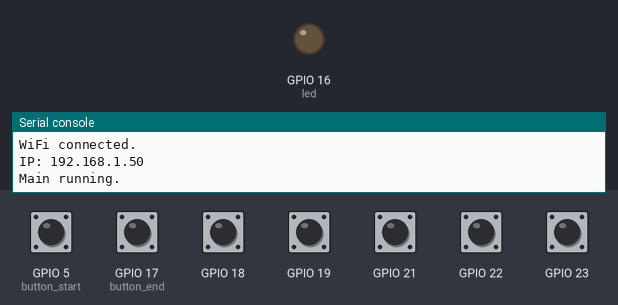
The program below on a simulated ESP32 board running MicroPython. On the bench: output pins drawn as LEDs (lit = HIGH), the last lines printed to the serial console. Inputs (shaded band) come from the test bench; at power-on: GPIO 5 (button_start), GPIO 17 (button_end), GPIO 18, GPIO 19, GPIO 21–23 HIGH. WiFi joins after 1.5 s; no MQTT or app messages arrive unless stated; library files of the repository ran but are not shown: 1 file(s).

Above: at 11.3 s.
11.4 s: GPIO 5 (button_start) pulled LOW for 0.15 s
At 12.3 s:
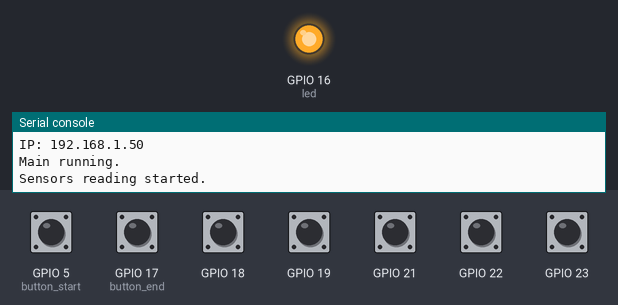
13.0 s: GPIO 17 (button_end) pulled LOW for 0.15 s
At 13.5 s:
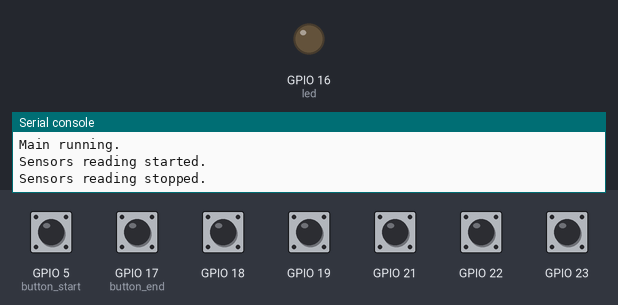
14.6 s: GPIO 5 (button_start) pulled LOW for 1 s
At 15.9 s:
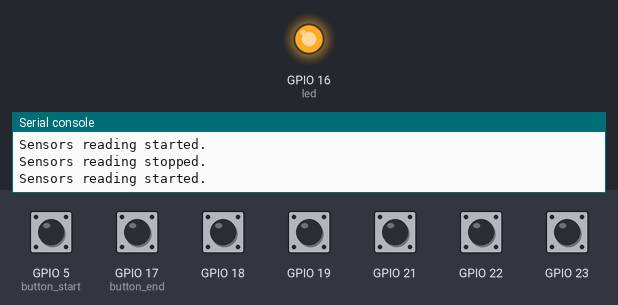
17.1 s: GPIO 17 (button_end) pulled LOW for 1 s
At 17.8 s:
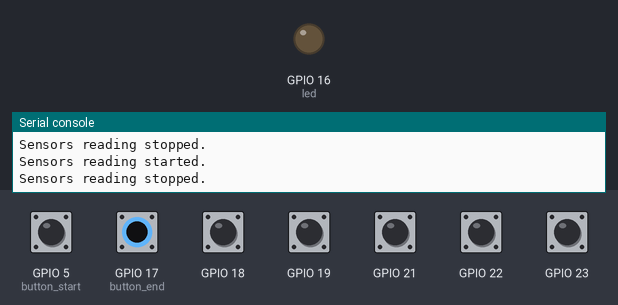
Timing chart, 0 to 20.1 s (numbered marks = the images above; inputs shaded):
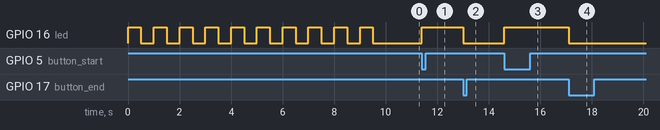

The program:

main.py
```python
from machine import Pin, ADC
import utime, time
import config
import network
from umqtt.simple import MQTTClient
import json

# Global variables

pressure_sensors_connected = 1
flow_sensors_connected = 0

is_reading_sensors = False  # True when green button is pressed | False when red button is pressed
interval = 60000  # Interval for measuring sensors
previous_millis = 0  # Variable to measure at certain intervals
button_start_pressed_time = 0
button_end_pressed_time = 0
BUTTON_PRESS_DURATION = 3000  # Duration in milliseconds for button press to be considered valid


# Constants for ADC channels
PRESSURE_CHANNELS = [config.pressure_1, config.pressure_2, config.pressure_3, config.pressure_4, config.pressure_5]

# Constants for Digital channels
FLOW_CHANNELS = [config.flow_1, config.flow_2, config.flow_3, config.flow_4, config.flow_5]

flow_count = [0] * 5  # Counters for flow sensors

# Constants for offsets
OFFSETS = [0.4563809, 0, 0, 0, 0]

# Variables to keep the lowest voltage measured from each pressure sensor
lowest_voltages = [1] * 5

calibration_factors = [0, 0, 0, 0, 0]  # Calibration factors for flow sensors
total_liters = [0.0] * 5  # Amount of water that went by each flow sensor

# Mode: reversed (x,y = y,x) analysis
# Polynomial degree 9, 17 x,y data pairs.
# Correlation coefficient = 0.9989626481959121
# Standard error = 0.01633840782839662

# Output form: Python function:
# Coefficients for retrieving correct voltage from ADC conversion
PRESSURE_COEFFICIENTS = [
     4.1430779062682901e-002,
     1.1267234164934186e-003,
    -3.3448588314172105e-006,
     6.4945160901450140e-009,
    -6.8647362384291617e-012,
     4.2762572403803007e-015,
    -1.6136004263220210e-018,
     3.6240521930679960e-022,
    -4.4559540640740166e-026,
     2.3084870973993295e-030
]

# WiFi credentials
WIFI_SSID = 'vitens-rpi-ap'
WIFI_PASSWORD = 'vitensproject'

# MQTT broker information
MQTT_BROKER = '192.168.2.1'
MQTT_PORT = 1883
MQTT_TOPIC_FLOW = 'flow_data'
MQTT_TOPIC_PRESSURE = 'pressure_data'

# Initialize WiFi connection
def connect_wifi():
    wlan = network.WLAN(network.STA_IF)
    if not wlan.isconnected():
        print('Connecting to WiFi...')
        wlan.active(True)
        wlan.connect(WIFI_SSID, WIFI_PASSWORD)

        # Blink LED while attempting to connect
        for _ in range(10):
            Pin(config.led_pin, Pin.OUT).on()
            utime.sleep_ms(500)
            Pin(config.led_pin, Pin.OUT).off()
            utime.sleep_ms(500)

        while not wlan.isconnected():
            pass

        print('WiFi connected.')
        ip_address = wlan.ifconfig()[0]
        print("IP:", ip_address)
        return wlan

# Initialize MQTT client
def connect_mqtt():
    global led, mqtt_client

    led_blink_interval = 500  # milliseconds

    try:
        mqtt_client = MQTTClient('esp32_2', MQTT_BROKER, port=MQTT_PORT)
        mqtt_client.connect()
        led_blinking = False  # Stop blinking when the connection is established
        led.off()  # Turn off the LED
        return mqtt_client
    except OSError as e:
        if led_blinking:
            # Knipper de LED om aan te geven dat er een verbindingspoging bezig is
            led.value(not led.value())  # Wissel de LED-status om
            utime.sleep_ms(led_blink_interval)
        print(f"MQTT Connection Error: {e}")
        return None
    finally:
        if led_blinking:
            # Zet de LED uit na de verbindingspoging
            led.value(0)

# Publish data to MQTT topics
def publish_mqtt(client, topic, data):
    print (client,topic,data)
    client.publish(topic, data)

# Function to perform multisampling, exclude extreme values, and return the averaged ADC value
def multisample_adc(adc, num_samples=64):
    values = []

    for _ in range(num_samples):
        value = adc.read()
        values.append(value)
        time.sleep_ms(10)  # Add a small delay between readings to reduce noise

    # Exclude top and bottom 5% of values
    values.sort()
    num_excluded = int(num_samples * 0.05)
    trimmed_values = values[num_excluded:-num_excluded]

    averaged_value = sum(trimmed_values) // len(trimmed_values)
    return averaged_value

# Flow sensor interrupt handlers
def flow_sensor_interrupt(pin, sensor_index):
    global flow_count
    flow_count[sensor_index] += 1

# Function to initialize hardware components
def setup():
    global led, adc_sensors, is_reading_sensors, relay

    # Set button pins as inputs with interrupts
    button_start = Pin(config.button_start_pin, Pin.IN, Pin.PULL_UP)
    button_start.irq(trigger=Pin.IRQ_FALLING, handler=button_start_interrupt)

    button_end = Pin(config.button_end_pin, Pin.IN, Pin.PULL_UP)
    button_end.irq(trigger=Pin.IRQ_FALLING, handler=button_end_interrupt)

    # Set up ADC pins for pressure sensors
    adc_sensors = [ADC(Pin(channel)) for channel in PRESSURE_CHANNELS]
    for adc in adc_sensors:
        adc.atten(ADC.ATTN_0DB)
        adc.width(ADC.WIDTH_12BIT)

    # Set up flow sensor pins and interrupt handlers
    for i, flow_pin in enumerate(FLOW_CHANNELS):
        flow_sensor = Pin(flow_pin, Pin.IN)
        flow_sensor.irq(trigger=Pin.IRQ_FALLING, handler=lambda p, idx=i: flow_sensor_interrupt(p, idx))

    # Set LED pin as output
    led = Pin(config.led_pin, Pin.OUT)

# Function to handle polynomial regression calculation
def regress(x, coefficients):
    t = 1
    r = 0
    for c in coefficients:
        r += c * t
        t *= x
    return r

# Function to handle interrupt for the start button
def button_start_interrupt(pin):
    global is_reading_sensors, button_start_pressed_time

    if utime.ticks_diff(utime.ticks_ms(), button_start_pressed_time) >= BUTTON_PRESS_DURATION:
        if not is_reading_sensors:
            # Turn on the LED
            led.on()

            # Start reading the sensors
            is_reading_sensors = True
            print("Sensors reading started.")

# Function to handle interrupt for the end button
def button_end_interrupt(pin):
    global is_reading_sensors, button_end_pressed_time

    if utime.ticks_diff(utime.ticks_ms(), button_end_pressed_time) >= BUTTON_PRESS_DURATION:
        if is_reading_sensors:
            # Turn off the LED
            led.off()

            # Stop reading the sensors
            is_reading_sensors = False
            print("Sensors reading stopped.")

# Main function
def main():
    global is_reading_sensors, interval, previous_millis, flow_count, OFFSETS, lowest_voltages, calibration_factors, total_liters, pressure_sensors_connected, flow_sensors_connected

    try:
        # Initialize WiFi connection at the beginning
        wlan = connect_wifi()

        # Attempt to connect to MQTT
        mqtt_client = connect_mqtt()

        if mqtt_client is None:
            print("MQTT connection failed. Measurements will be taken, but data won't be sent to MQTT.")

        print("Main running.")
        while True:
            if is_reading_sensors:
                current_millis = utime.ticks_ms()
                if utime.ticks_diff(current_millis, previous_millis) >= interval:
                    previous_millis = current_millis

                    # Lists to accumulate data for each sensor type
                    sensor_data_array = []

                    # Calculate flow rates and total liters for each flow sensor
                    for i, count in enumerate(flow_count):
                        if (i < flow_sensors_connected):
                            flow_rate = (count / calibration_factors[i]) * (60000 / interval)
                            total_liters[i] += (flow_rate / (60000 / interval))

                            # Append flow sensor data to the array
                            flow_data = {
                                "Sensor": i + 6,
                                "Type": 0,
                                "Layer": 1 if i <= 1 else 0,
                                "FlowRate": round((flow_rate if flow_rate <= flow_count[0] else flow_count[0]),2),
                                "TotalLiters": round(total_liters[i],2)
                            }
                            sensor_data_array.append(flow_data)
                            flow_count[i] = 0  # Reset flow counter for the next interval

                    # Loop through each pressure sensor
                    for i, adc_sensor in enumerate(adc_sensors):
                        if (i < pressure_sensors_connected):
                            # Perform multisampling and calculate voltage value
                            average_adc_value = multisample_adc(adc_sensor)
                            voltage_value = regress(average_adc_value, PRESSURE_COEFFICIENTS)

                            # Update lowest voltage
                            lowest_voltages[i] = min(lowest_voltages[i], voltage_value)

                            # Calculate pressure
                            pressure = ((voltage_value - OFFSETS[i]) * 400 / 100)  # 250 for measuring till 1Mpa | 400 for measurements till 1.6Mpa

                            # Append pressure sensor data to the array
                            pressure_data = {
                                "Sensor": i + 6,
                                "Type": 1,
                                "Layer": 1 if i <= 1 else 0,
                                "ExpectedVoltage": voltage_value,
                                "LowestVoltage": lowest_voltages[i],
                                "CalculatedPressure": round((pressure if pressure >= 0 else 0),2)
                            }
                            sensor_data_array.append(pressure_data)

                        # Print lowest_voltages
                    print(lowest_voltages)

                    # Print accumulated data for each sensor
                    # for sensor_data in sensor_data_array:
                        # print(json.dumps(sensor_data))

                        # Publish sensor data to MQTT if the client is available
                    if mqtt_client:
                        mqtt_data = json.dumps(sensor_data_array)
                        publish_mqtt(mqtt_client, MQTT_TOPIC_PRESSURE, mqtt_data)
                        print("MQTT Message has been send")

                    print(" ")

    except Exception as e:
        print(f"An error occurred: {e}")
        print("Sensor readings will continue, but data won't be sent to MQTT.")


# Run the main function if this script is executed directly
if __name__ == "__main__":
    setup()
    main()
```

config.py
```python
# Define the pin numbers
button_start_pin = 5  # GPIO5
button_end_pin = 17 #GPIO 17
led_pin = 16  # GPIO16
relay_pin = 33 #GPIO33

pressure_1 = 36 #GPIO36
pressure_2 = 39 #GPIO39
pressure_3 = 34 #GPIO34
pressure_4 = 35 #GPIO35
pressure_5 = 32 #GPIO32

flow_1 = 23 #GPIO23
flow_2 = 22 #GPIO22
flow_3 = 21 #GPIO21
flow_4 = 19 #GPIO19
flow_5 = 18 #GPIO18
```

Measured:
- after the input at 11.4 s, GPIO 16 (led): LOW → HIGH at once
- after the input at 13.0 s, GPIO 16 (led): HIGH → LOW at once
- after the input at 14.6 s, GPIO 16 (led): LOW → HIGH at once
- after the input at 17.1 s, GPIO 16 (led): HIGH → LOW at once
